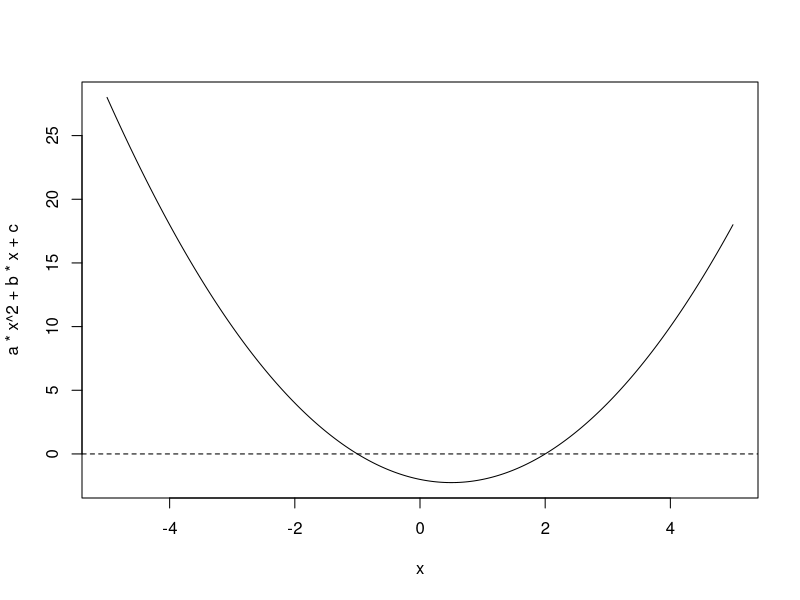

Source code (R):
## ---- chunk 1
#| echo: FALSE
a<-1
b<--1
c<--2

dis<-(b^2) - (4*a*c)

genans <- function(dis) { 
  if (dis>0){
    answer1 <- (-b + sqrt(b^2 - 4 * a * c)) / (2 * a)
    answer2<-(-b - sqrt(b^2 - 4 * a * c)) / (2 * a)
    paste("This quadratic equation's discriminant is",dis,"and the two answers are",answer1,"and",answer2)
  }
  else if (dis==0){
    answer <- (-b + sqrt(b^2 - 4 * a * c)) / (2 * a)
    print("This quadratic equation's discriminant is",dis,"and the answer for this quadratic equation is",answer)
  }
  else{
    print("Discriminant is below 0 so there is no real number answer.")
  }
    
}

genans(dis)

## ---- chunk 2
#| echo: false
x<-seq(5,-5,length=300)
plot(x,a*x^2+b*x+c,type='l')
abline(h=0,lty=2)
